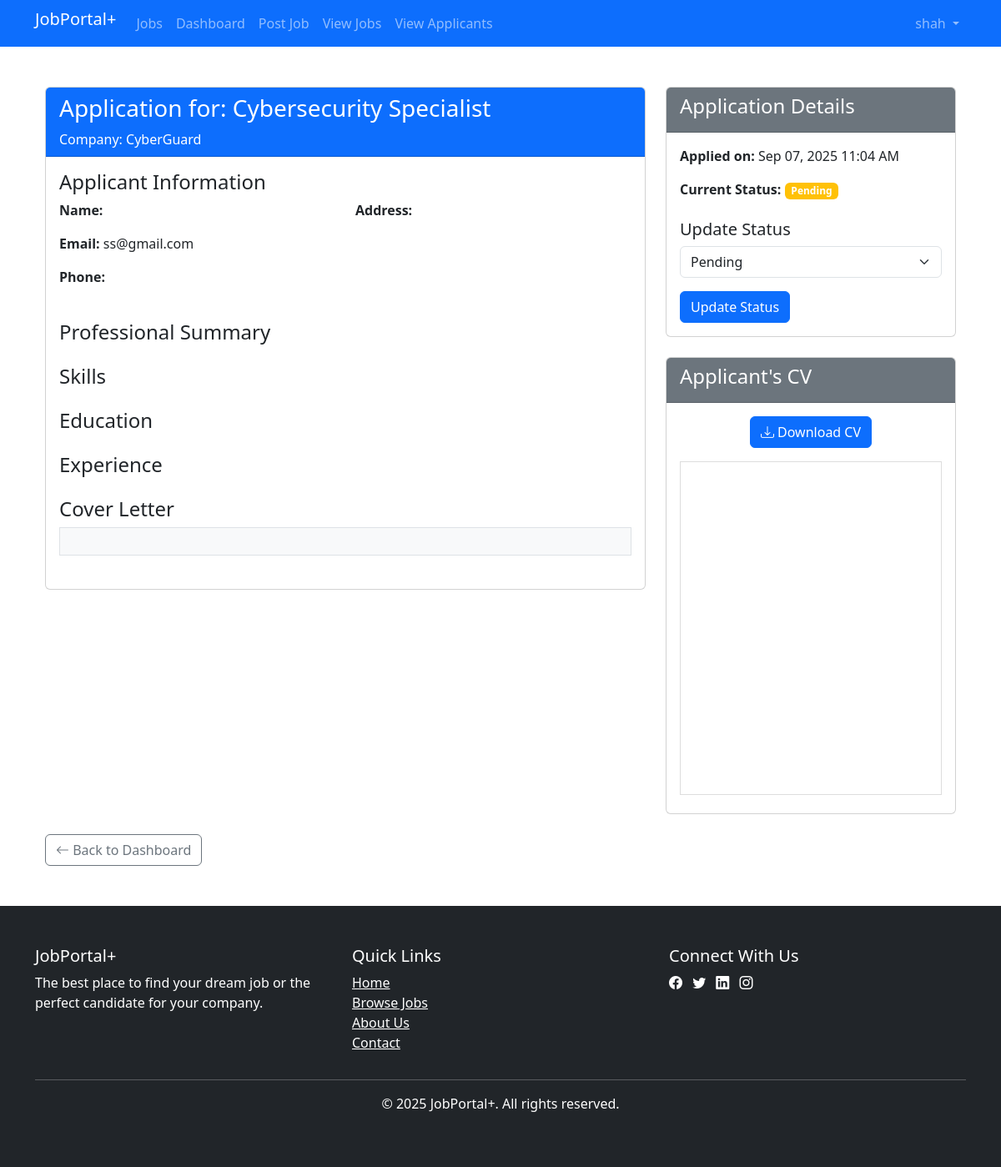
Page /employer/view_applications.php?id=8 (signed in) on the committed database.
### tables this page shows
CREATE TABLE `applications` (
  `id` int(11) NOT NULL,
  `job_id` int(11) NOT NULL,
  `employee_id` int(11) NOT NULL,
  `cv_path` varchar(255) DEFAULT NULL,
  `generated_cv_data` text DEFAULT NULL,
  `cover_letter` text DEFAULT NULL,
  `applied_at` timestamp NOT NULL DEFAULT current_timestamp(),
  `status` enum('pending','reviewed','selected','rejected') DEFAULT 'pending'
);

CREATE TABLE `jobs` (
  `id` int(11) NOT NULL,
  `employer_id` int(11) NOT NULL,
  `company_name` varchar(100) NOT NULL,
  `title` varchar(100) NOT NULL,
  `description` text NOT NULL,
  `requirements` text NOT NULL,
  `location` varchar(100) NOT NULL,
  `salary` varchar(50) DEFAULT NULL,
  `type` enum('Full-time','Part-time','Contract','Internship') NOT NULL,
  `category` varchar(50) NOT NULL,
  `posted_at` timestamp NOT NULL DEFAULT current_timestamp(),
  `deadline` date DEFAULT NULL,
  `is_active` tinyint(1) DEFAULT 1
);

CREATE TABLE `users` (
  `id` int(11) NOT NULL,
  `username` varchar(50) NOT NULL,
  `email` varchar(100) NOT NULL,
  `password` varchar(255) NOT NULL,
  `user_type` enum('admin','employer','employee') NOT NULL,
  `created_at` timestamp NOT NULL DEFAULT current_timestamp(),
  `updated_at` timestamp NOT NULL DEFAULT current_timestamp() ON UPDATE current_timestamp()
);

CREATE TABLE `employee_profiles` (
  `id` int(11) NOT NULL,
  `user_id` int(11) NOT NULL,
  `first_name` varchar(50) NOT NULL,
  `last_name` varchar(50) NOT NULL,
  `phone` varchar(20) DEFAULT NULL,
  `address` text DEFAULT NULL,
  `bio` text DEFAULT NULL,
  `skills` text DEFAULT NULL,
  `education` text DEFAULT NULL,
  `experience` text DEFAULT NULL,
  `cv_path` varchar(255) NOT NULL
);

### employer/view_applications.php (the view, shortened to what this page needs)
<?php
require("../db.php");
include("../header.php");
$application_id = mysqli_real_escape_string($conn, $_GET['id']);
$query = "SELECT
            a.*,
            j.title AS job_title,
            j.company_name,
            e.first_name,
            e.last_name,
            e.phone,
            e.address,
            e.bio,
            e.skills,
            e.education,
            e.experience,
            e.cv_path,
            u.email
          FROM applications a
          JOIN jobs j ON a.job_id = j.id
          JOIN employee_profiles e ON a.employee_id = e.user_id
          JOIN users u ON e.user_id = u.id
          WHERE a.id = '$application_id'
          AND j.employer_id = '{$_SESSION['user_id']}'";
$result = mysqli_query($conn, $query);
$application = mysqli_fetch_assoc($result);
?>
<div class="container mt-5">
    <div class="row">
        <div class="col-md-8">
            <div class="card mb-4">
                <div class="card-header bg-primary text-white">
                    <h3>Application for: <?= htmlspecialchars($application['job_title']) ?></h3>
                    <p class="mb-0">Company: <?= htmlspecialchars($application['company_name']) ?></p>
                </div>
                <div class="card-body">
                    <div class="mb-4">
                        <h4>Applicant Information</h4>
                        <div class="row">
                            <div class="col-md-6">
                                <p><strong>Name:</strong> <?= htmlspecialchars($application['first_name'] . ' ' . $application['last_name']) ?></p>
                                <p><strong>Email:</strong> <?= htmlspecialchars($application['email']) ?></p>
                                <p><strong>Phone:</strong> <?= htmlspecialchars($application['phone']) ?></p>
                            </div>
                            <div class="col-md-6">
                                <p><strong>Address:</strong> <?= nl2br(htmlspecialchars($application['address'])) ?></p>
                            </div>
                        </div>
                    </div>
                    <div class="mb-4">
                        <h4>Professional Summary</h4>
                    </div>
                    <div class="mb-4">
                        <h4>Skills</h4>
                    </div>
                    <div class="mb-4">
                        <h4>Education</h4>
                    </div>
                    <div class="mb-4">
                        <h4>Experience</h4>
                    </div>
                    <div class="mb-4">
                        <h4>Cover Letter</h4>
                        <div class="border p-3 bg-light">
                        </div>
                    </div>
                </div>
            </div>
        </div>
        <div class="col-md-4">
            <div class="card mb-4">
                <div class="card-header bg-secondary text-white">
                    <h4>Application Details</h4>
                </div>
                <div class="card-body">
                    <p><strong>Applied on:</strong> <?= date('M d, Y h:i A', strtotime($application['applied_at'])) ?></p>
                    <p><strong>Current Status:</strong>
                        <span class="badge
                            <?= $application['status'] == 'selected' ? 'bg-success' :
                               ($application['status'] == 'rejected' ? 'bg-danger' :
                               ($application['status'] == 'reviewed' ? 'bg-info' : 'bg-warning')) ?>">
                            <?= ucfirst($application['status']) ?>
                        </span>
                    </p>
                    <div class="mt-4">
                        <h5>Update Status</h5>
                        <form method="POST">
                            <div class="mb-3">
                                <select class="form-select" name="status">
                                    <option value="pending" <?= $application['status'] == 'pending' ? 'selected' : '' ?>>Pending</option>
                                </select>
                            </div>
                            <button type="submit" class="btn btn-primary">Update Status</button>
                        </form>
                    </div>
                </div>
            </div>
            <div class="card">
                <div class="card-header bg-secondary text-white">
                    <h4>Applicant's CV</h4>
                </div>
                <div class="card-body text-center">
                    <?php if (!empty($application['cv_path'])): ?>
                        <div class="mb-3">
                            <a href="<?= htmlspecialchars($application['cv_path']) ?>" class="btn btn-primary" target="_blank">
                                <i class="bi bi-download"></i> Download CV
                            </a>
                        </div>
                        <iframe src="<?= htmlspecialchars($application['cv_path']) ?>" style="width:100%; height:400px; border:1px solid #ddd;"></iframe>
                    <?php else: ?>
                        <p class="text-muted">No CV uploaded</p>
                    <?php endif; ?>
                </div>
            </div>
        </div>
    </div>
    <div class="mt-4">
        <a href="./dashboard.php" class="btn btn-outline-secondary">
            <i class="bi bi-arrow-left"></i> Back to Dashboard
        </a>
    </div>
</div>
<?php include("../footer.php"); ?>

### rows in the picture
applications: job.title "Cybersecurity Specialist", job.company_name "CyberGuard", employee.email "ss@gmail.com", applied_at "Sep 07, 2025 11:04 AM", status "Pending"

### other values in the picture
$_SESSION['username'] "shah"
